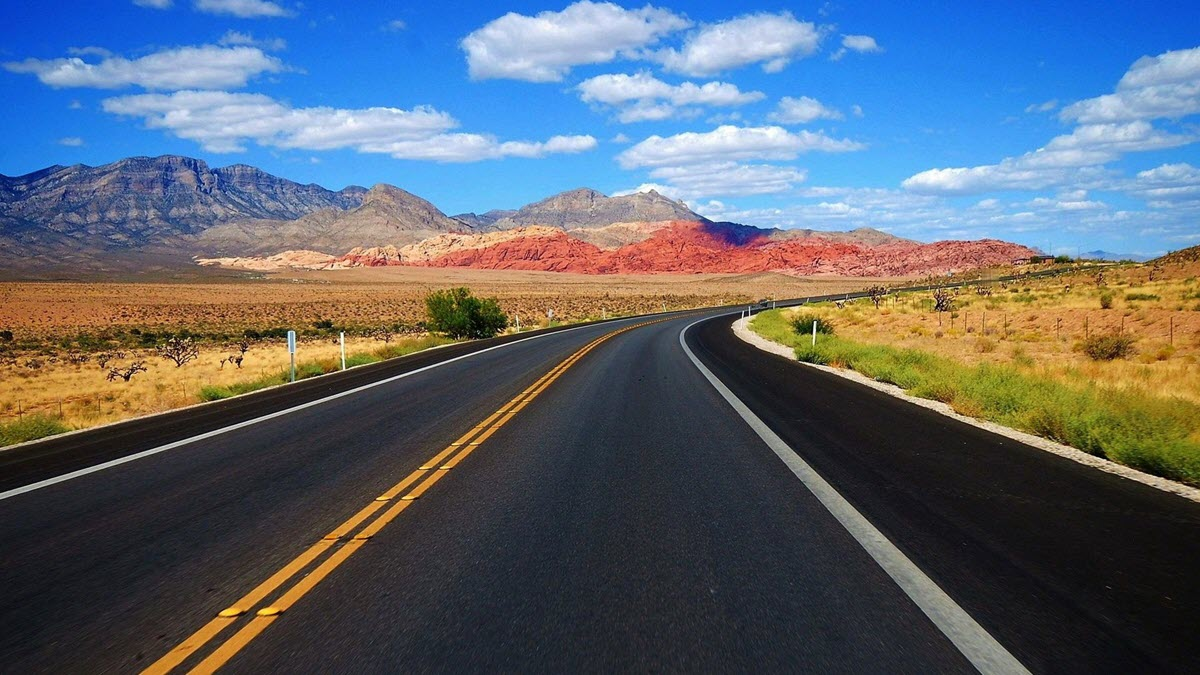
#> input picture ros_basic/src/a.jpg, 1200 x 675 px
$ python camera.py
#> lines starting #> are read from the running program, lines starting #| are printed output that depends on the picture; after the words box and inside, x2 and y2 are one past the last pixel; in counts of white or black regions, pixels touching at a corner belong together
import cv2
import numpy as np

# === 1. Đọc ảnh ===
img = cv2.imread("a.jpg")  # đổi tên file ảnh của bạn
#> img is the input picture: shape (675, 1200, 3); mean B, G, R 113.1, 101.5, 91.7
img_rgb = cv2.cvtColor(img, cv2.COLOR_BGR2RGB)

# === 2. Chuyển sang HLS ===
img_hls = cv2.cvtColor(img_rgb, cv2.COLOR_RGB2HLS)
#> img_hls: shape (675, 1200, 3); mean of channels 0, 1, 2 81.8, 102.5, 107.2

# === 3. Mask cho đường phân chia ở giữa (màu vàng) ===
# Hue: 15-35, Saturation cao, Lightness trung bình
lower_yellow = np.array([15, 30, 115])
upper_yellow = np.array([35, 204, 255])
mask_yellow = cv2.inRange(img_hls, lower_yellow, upper_yellow)
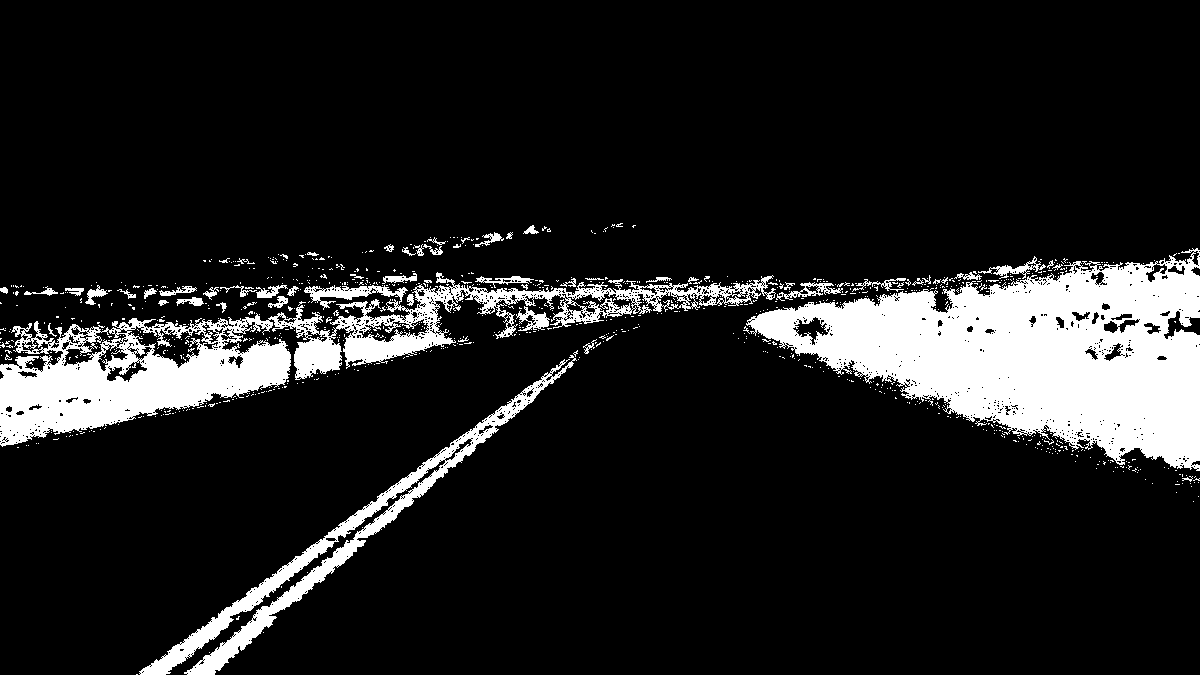
#> mask_yellow: shape (675, 1200); 12.6% white; 894 white regions (838 under 20 px), largest, box (x1, y1, x2, y2) and area: (746, 248, 1200, 471) 52697, (0, 272, 776, 447) 31132, (139, 355, 577, 675) 10736

# === 4. Mask cho 2 lane ngoài (màu trắng hoặc xám sáng) ===
# White lane có L cao, S thấp (ít bão hòa)
lower_white = np.array([0, 200, 0])
upper_white = np.array([180, 255, 255])
mask_white = cv2.inRange(img_hls, lower_white, upper_white)
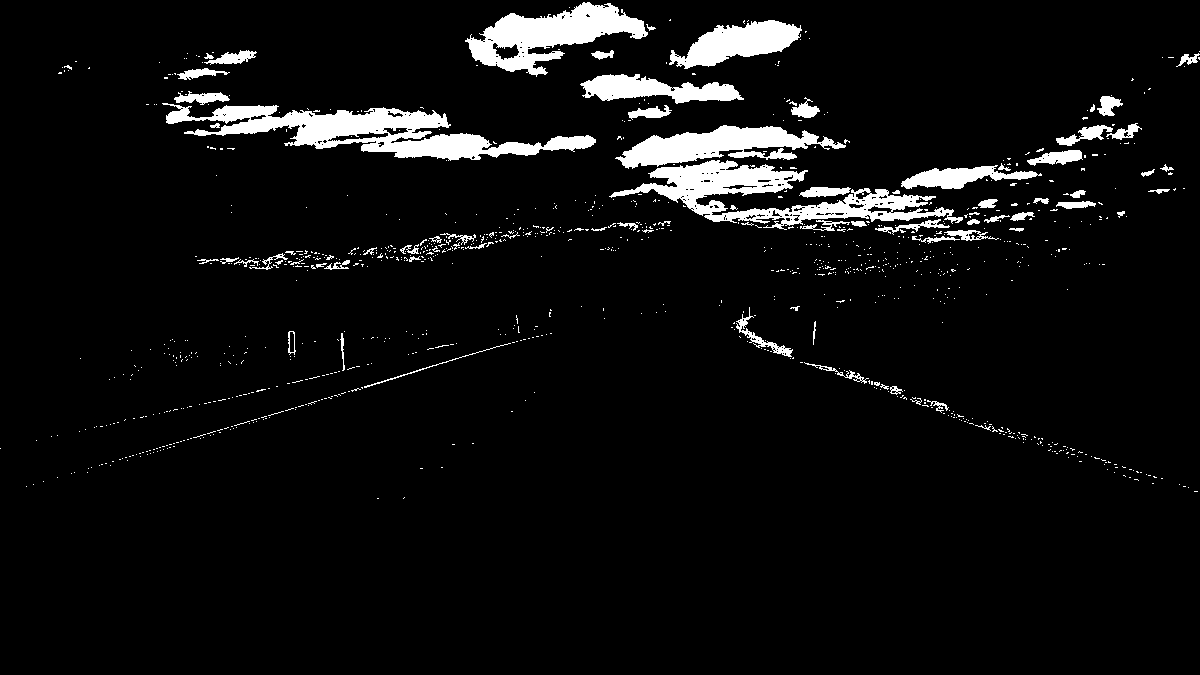
#> mask_white: shape (675, 1200); 5.8% white; 1040 white regions (962 under 20 px), largest, box (x1, y1, x2, y2) and area: (162, 103, 596, 161) 9472, (609, 160, 963, 230) 7901, (465, 2, 648, 77) 6006

# Xám sáng cũng có thể thuộc vùng này, nên thêm chút dung sai
lower_gray = np.array([0, 150, 0])
upper_gray = np.array([180, 220, 120])
mask_gray = cv2.inRange(img_hls, lower_gray, upper_gray)
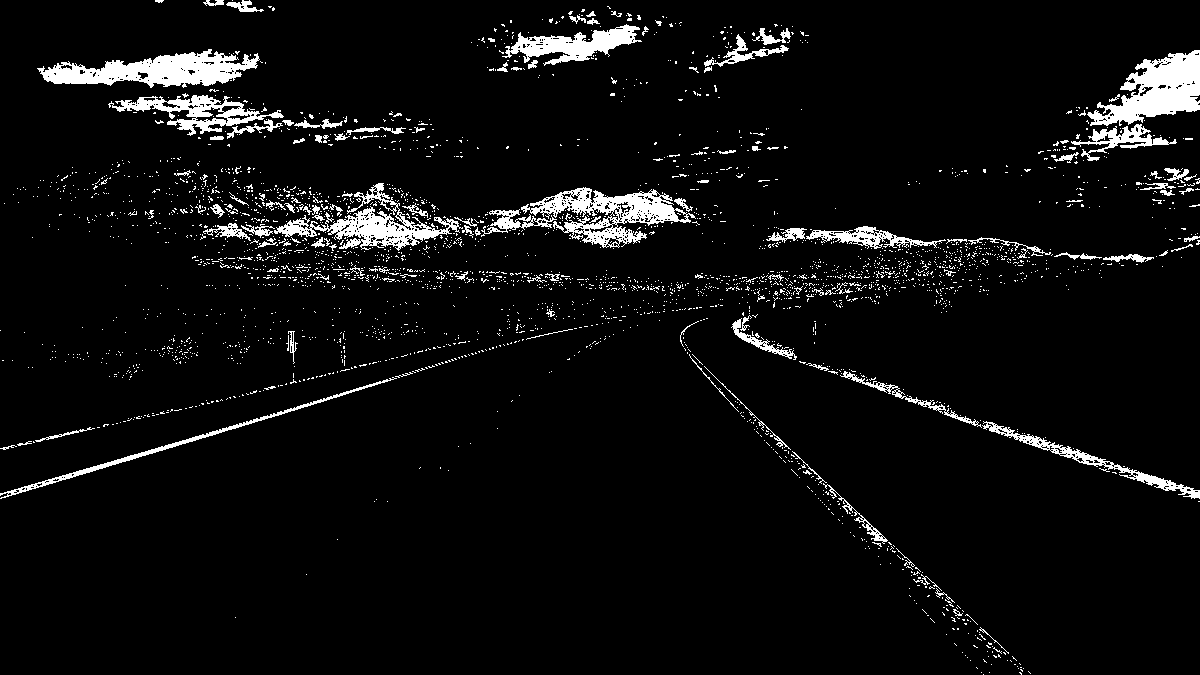
#> mask_gray: shape (675, 1200); 5.4% white; 2989 white regions (2853 under 20 px), largest, box (x1, y1, x2, y2) and area: (37, 49, 260, 88) 4526, (1087, 50, 1200, 126) 4409, (521, 187, 696, 248) 4042

# Gộp trắng + xám
mask_outer = cv2.bitwise_or(mask_white, mask_gray)
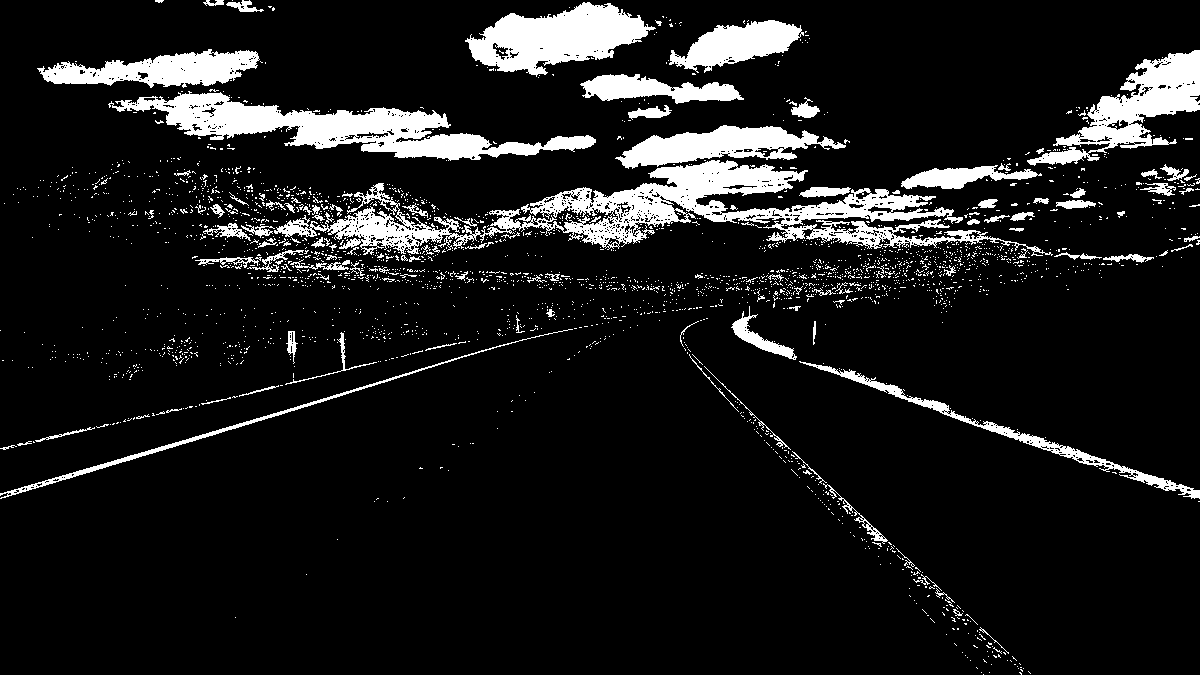
#> mask_outer: shape (675, 1200); 10.4% white; 2652 white regions (2525 under 20 px), largest, box (x1, y1, x2, y2) and area: (274, 160, 1053, 256) 19640, (108, 91, 596, 161) 11939, (465, 2, 656, 77) 7743

# === 5. Hiển thị ảnh kết quả ===
# Gộp lại các ảnh cho trực quan
img_hls_vis = cv2.cvtColor(img_hls, cv2.COLOR_HLS2RGB)

cv2.imshow("1. Anh goc (RGB)", img)
cv2.imshow("2. Anh HLS", img_hls_vis)
cv2.imshow("3. Mask duong giua (mau vang)", mask_yellow)
cv2.imshow("4. Mask lane ngoai (trang/xam)", mask_outer)

cv2.waitKey(0)
cv2.destroyAllWindows()
